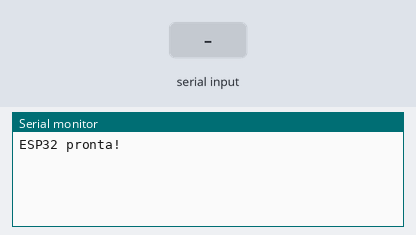
This sketch was run on a simulated ESP32. On the bench: the last lines printed to the serial monitor. The test bench sets the inputs (shaded band).

Above: at 1.2 s.
1.3 s: "1\n" received over Serial
At 2.0 s:
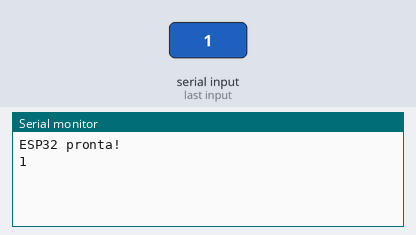
2.8 s: "0\n" received over Serial
At 3.1 s:
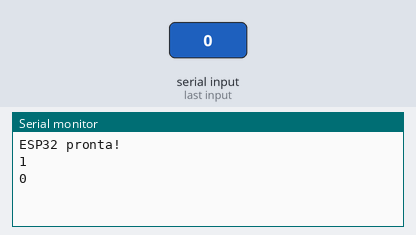
4.3 s: "2\n" received over Serial
At 5.5 s:
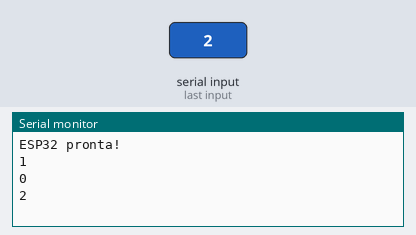

Measured:
- after the input at 1.3 s, the serial monitor: prints a new line at once (image 1)
- after the input at 2.8 s, the serial monitor: prints a new line at once (image 2)
- after the input at 4.3 s, the serial monitor: prints a new line at once (image 3)

The sketch:

serial_test.ino
```cpp
void setup() {

    Serial.begin(115200);

    Serial.println("ESP32 pronta!");
}

void loop() {

    // Verifica se chegou algo pela serial
    if (Serial.available()) {

        // Lê a linha enviada
        String mensagem = Serial.readStringUntil('\n');

        // Remove espaços/quebra de linha
        mensagem.trim();

        // Envia de volta
        Serial.println(mensagem);
    }
}
```
